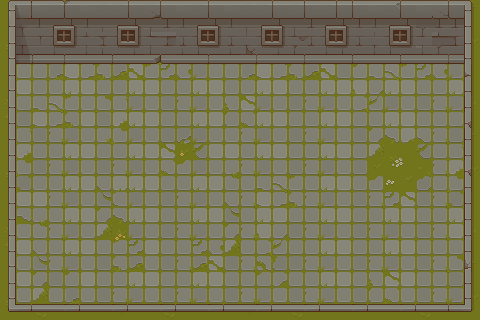

The image is a tile-based game level rendered from a .tmx file. Its description and complete source (layers, tilesets, objects, tile grids) follow:
An orthogonal 30x20 tile map with 16x16 px tiles, 2 tile layers (Floor, Wall), 2 tilesets.

<map version="1.10" tiledversion="1.11.2" orientation="orthogonal" renderorder="right-down" width="30" height="20" tilewidth="16" tileheight="16" infinite="0" nextlayerid="3" nextobjectid="1">
 <editorsettings>
  <export target="../Export/GameScene.csv" format="csv" />
 </editorsettings>
 <tileset firstgid="1" name="Wall" tilewidth="16" tileheight="16" tilecount="1024" columns="32">
  <image source="../../Assets/Tilesets/Pixel Art Top Down - Basic v1.2.2/Texture/TX Tileset Wall.png" width="512" height="512" />
 </tileset>
 <tileset firstgid="1025" source="../Tileset/Grass.tsx" />
 <layer id="2" name="Floor" width="30" height="20">
  <data encoding="csv">
1025,1026,1027,1028,1029,1030,1031,1032,1025,1026,1027,1028,1029,1030,1031,1032,1025,1026,1027,1028,1029,1030,1031,1032,1025,1026,1027,1028,1029,1030,
1041,1042,1043,1044,1045,1046,1047,1048,1041,1042,1043,1044,1045,1046,1047,1048,1041,1042,1043,1044,1045,1046,1047,1048,1041,1042,1043,1044,1045,1046,
1057,1058,1059,1060,1061,1062,1063,1064,1057,1058,1059,1060,1061,1062,1063,1064,1057,1058,1059,1060,1061,1062,1063,1064,1057,1058,1059,1060,1061,1062,
1073,1074,1075,1076,1077,1078,1079,1080,1073,1074,1075,1076,1077,1078,1079,1080,1073,1074,1075,1076,1077,1078,1079,1080,1073,1074,1075,1076,1077,1078,
1089,1193,1194,1195,1196,1197,1198,1199,1200,1182,1183,1184,1156,1193,1194,1195,1196,1197,1198,1199,1200,1178,1179,1180,1181,1182,1183,1184,1156,1094,
1105,1169,1170,1171,1172,1169,1170,1171,1172,1169,1170,1171,1172,1169,1170,1171,1172,1169,1170,1171,1172,1169,1187,1188,1172,1169,1170,1171,1172,1110,
1121,1159,1180,1181,1182,1153,1190,1191,1156,1153,1154,1155,1156,1153,1258,1259,1156,1153,1154,1155,1156,1153,1203,1204,1156,1153,1154,1155,1156,1126,
1137,1175,1196,1197,1198,1169,1206,1207,1172,1169,1170,1171,1172,1169,1274,1275,1172,1169,1170,1171,1172,1169,1170,1171,1172,1169,1170,1171,1159,1142,
1025,1191,1154,1155,1156,1153,1222,1223,1156,1153,1154,1254,1156,1153,1153,1155,1156,1153,1154,1155,1156,1153,1154,1249,1250,1251,1252,1155,1175,1030,
1041,1207,1170,1171,1172,1169,1170,1171,1172,1169,1259,1104,1268,1169,1169,1171,1172,1169,1170,1171,1172,1169,1170,1265,1065,1066,1268,1171,1191,1046,
1057,1223,1154,1155,1156,1153,1154,1155,1156,1153,1275,1276,1156,1153,1185,1155,1156,1153,1154,1155,1156,1153,1154,1260,1081,1082,1257,1155,1207,1062,
1073,1239,1153,1171,1172,1169,1217,1218,1172,1169,1170,1171,1172,1169,1201,1171,1180,1181,1182,1171,1172,1169,1170,1276,1054,1055,1273,1171,1223,1078,
1089,1255,1169,1155,1156,1153,1233,1234,1156,1153,1154,1155,1156,1153,1217,1155,1196,1197,1198,1155,1156,1153,1154,1155,1183,1259,1154,1155,1239,1094,
1105,1271,1185,1171,1172,1169,1249,1250,1172,1169,1170,1171,1172,1169,1233,1171,1172,1169,1170,1171,1172,1169,1170,1171,1172,1169,1170,1171,1172,1110,
1121,1153,1201,1155,1156,1153,1265,1070,1156,1153,1154,1155,1156,1153,1249,1155,1187,1188,1154,1155,1156,1153,1154,1155,1156,1153,1154,1155,1158,1126,
1137,1169,1217,1171,1172,1169,1170,1182,1183,1169,1170,1171,1183,1184,1265,1171,1203,1204,1170,1171,1172,1169,1170,1171,1172,1169,1170,1171,1174,1142,
1025,1153,1233,1155,1156,1153,1154,1198,1199,1153,1154,1155,1199,1200,1154,1155,1219,1220,1154,1155,1156,1153,1154,1155,1156,1153,1154,1155,1190,1030,
1041,1169,1249,1178,1179,1169,1170,1171,1172,1169,1170,1171,1172,1169,1170,1171,1235,1236,1170,1171,1172,1169,1170,1258,1259,1169,1170,1171,1206,1046,
1057,1153,1265,1194,1195,1153,1154,1155,1156,1153,1154,1155,1156,1153,1154,1155,1156,1153,1154,1155,1156,1153,1154,1274,1275,1153,1154,1155,1156,1062,
1073,1074,1075,1076,1077,1078,1079,1080,1073,1074,1075,1076,1077,1078,1079,1080,1073,1074,1075,1076,1077,1078,1079,1073,1073,1074,1075,1076,1077,1078
</data>
 </layer>
 <layer id="1" name="Wall" width="30" height="20">
  <data encoding="csv">
74,75,76,387,388,76,77,397,398,391,392,76,397,398,76,77,397,398,77,80,397,398,80,76,393,394,76,391,392,81,
106,107,108,429,430,108,109,429,430,423,424,108,429,430,108,109,429,430,425,426,429,430,110,108,429,430,619,620,424,113,
138,139,140,461,462,451,452,461,462,643,644,142,461,462,142,143,461,462,457,458,461,462,142,143,461,462,651,645,646,145,
170,171,174,175,174,175,173,174,175,485,486,175,173,174,175,487,488,175,173,174,175,173,174,175,173,174,175,677,678,177,
138,0,0,0,0,0,0,0,0,0,0,0,0,0,0,0,0,0,0,0,0,0,0,0,0,0,0,0,0,83,
170,0,0,0,0,0,0,0,0,0,0,0,0,0,0,0,0,0,0,0,0,0,0,0,0,0,0,0,0,115,
138,0,0,0,0,0,0,0,0,0,0,0,0,0,0,0,0,0,0,0,0,0,0,0,0,0,0,0,0,145,
138,0,0,0,0,0,0,0,0,0,0,0,0,0,0,0,0,0,0,0,0,0,0,0,0,0,0,0,0,147,
138,0,0,0,0,0,0,0,0,0,0,0,0,0,0,0,0,0,0,0,0,0,0,0,0,0,0,0,0,145,
138,0,0,0,0,0,0,0,0,0,0,0,0,0,0,0,0,0,0,0,0,0,0,0,0,0,0,0,0,145,
138,0,0,0,0,0,0,0,0,0,0,0,0,0,0,0,0,0,0,0,0,0,0,0,0,0,0,0,0,147,
138,0,0,0,0,0,0,0,0,0,0,0,0,0,0,0,0,0,0,0,0,0,0,0,0,0,0,0,0,179,
138,0,0,0,0,0,0,0,0,0,0,0,0,0,0,0,0,0,0,0,0,0,0,0,0,0,0,0,0,145,
138,0,0,0,0,0,0,0,0,0,0,0,0,0,0,0,0,0,0,0,0,0,0,0,0,0,0,0,0,145,
138,0,0,0,0,0,0,0,0,0,0,0,0,0,0,0,0,0,0,0,0,0,0,0,0,0,0,0,0,145,
138,0,0,0,0,0,0,0,0,0,0,0,0,0,0,0,0,0,0,0,0,0,0,0,0,0,0,0,0,211,
170,0,0,0,0,0,0,0,0,0,0,0,0,0,0,0,0,0,0,0,0,0,0,0,0,0,0,0,0,243,
202,0,0,0,0,0,0,0,0,0,0,0,0,0,0,0,0,0,0,0,0,0,0,0,0,0,0,0,0,209,
234,0,0,0,0,0,0,0,0,0,0,0,0,0,0,0,0,0,0,0,0,0,0,0,0,0,0,0,0,241,
266,267,268,269,267,268,269,267,268,269,267,268,269,267,268,269,267,268,269,267,268,269,267,268,269,267,268,269,272,273
</data>
 </layer>
</map>
